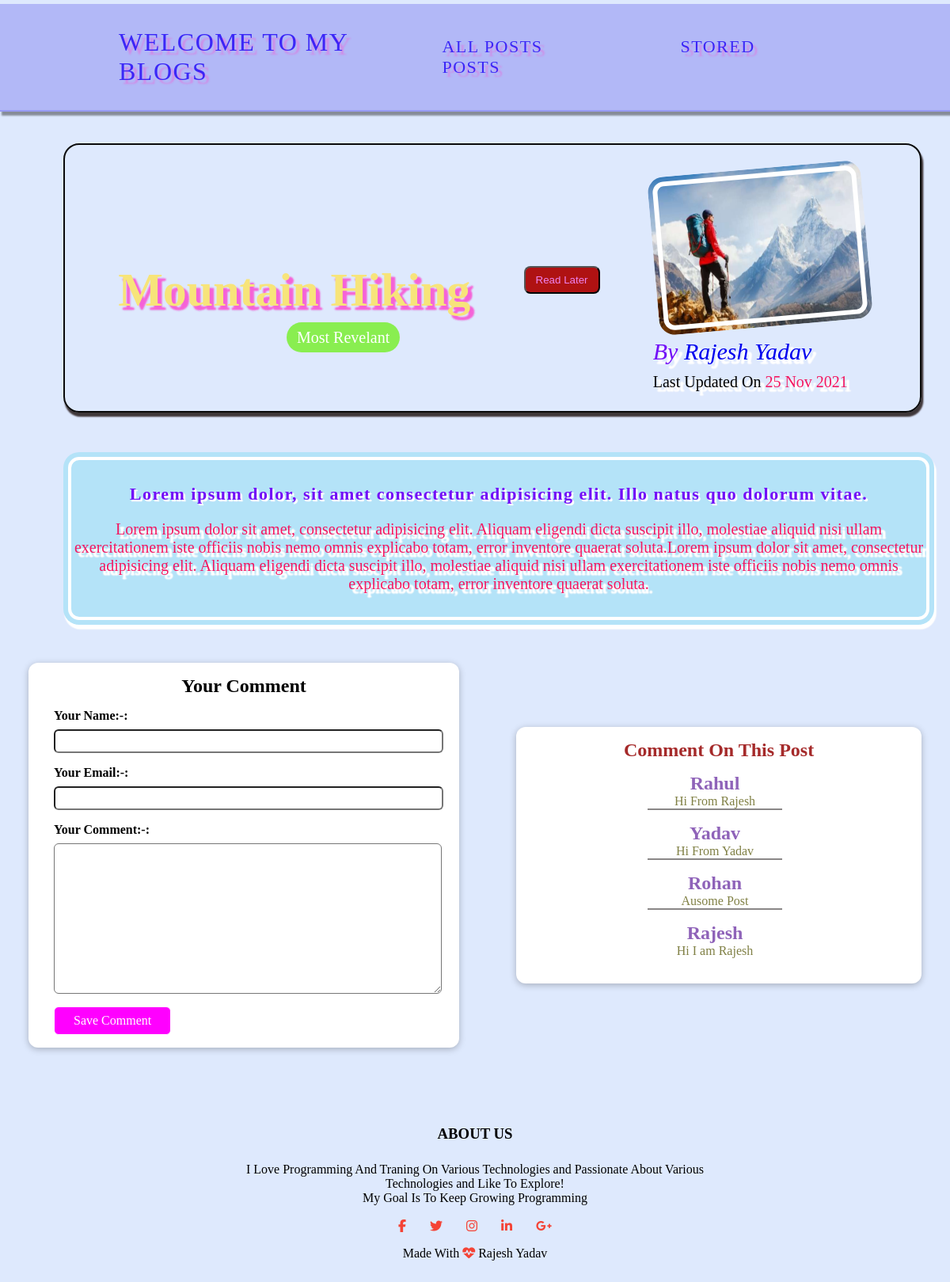
/posts/hike-in-the-mountain, run on the app's committed database.
### blog/models.py (models this page shows, shortened)
class Post(models.Model):
    title = models.CharField(max_length=100)
    excerpt = models.CharField(max_length=250)
    image = models.ImageField(upload_to = "posts" ,null=True)
    date =  models.DateField(auto_now=True)
    slug = models.SlugField(unique=True, db_index=True)
    content = models.TextField(validators=[MinLengthValidator(10)])
    author = models.ForeignKey(Author, on_delete=models.SET_NULL, null=True, related_name="posts")
    tag = models.ManyToManyField(Tag)

class Tag(models.Model):
    caption = models.CharField(max_length=20)

class Author(models.Model):
    first_name = models.CharField(max_length=100)
    last_name = models.CharField(max_length=100)
    email = models.EmailField()
    def full_name(self):
        return f"{self.first_name}  {self.last_name}"
    def __str__(self):
        return self.full_name()

class Comment(models.Model):
    user_name = models.CharField(max_length=100)
    user_email = models.EmailField()
    text = models.TextField(max_length=400)
    post = models.ForeignKey(Post,on_delete=models.CASCADE,related_name="comments")

### blog/views.py (the view, shortened to what this page needs)
# urls.py: path('posts/<slug:slug>', views.SinglePostView.as_view(), name="posts-detailed-page"),
class SinglePostView(View):
    template_name = "blog/posts_detailed.html"
    model = Post
    def get(self,request,slug):
        post = Post.objects.get(slug=slug)
        context={
            "post":post,
            "post_tag":post.tag.all(),
            "comment_form":CommentForm(),
            "comments":post.comments.all().order_by("-id")
        }
        return render(request,"blog/posts_detailed.html",context)

### blog/forms.py
class CommentForm(forms.ModelForm):
    class Meta:
        model=Comment
        exclude=["post"]
        labels={
            "user_name":"Your Name:-",
            "user_email":"Your Email:-",
            "text":"Your Comment:-"
        }

### blog/templates/blog/posts_detailed.html (shortened to what this page needs)
{% extends 'base.html' %}
{% load static %}
{% block css_File %}
<link rel="stylesheet" href="{% static "blog/post_detailed.css" %}"/>
{% endblock css_File %}
{% block content %}
<section id="summary">
    <h2>{{post.title}}</h2>
    <div class="tags">
    {% for tag in post_tag %}
        <span>{{tag.caption}}</span>
    {% endfor %}
    </div>
    <div id="read_later">
        <form action="{% url 'read-later' %}" method="POST">
            <button id="read_later_button">Read Later</button>
        </form>
    </div>
    <article>
        <img src="{{post.image.url}}" alt="{{post.title}}">
        <address> By <a href="mailto:{{post.author.email}}">{{post.author}}</a></address>
        <div>Last Updated On <time>{{post.date|date:"d M Y"}}</time> </div>
    </article>
</section>
<main class="content_box">
    <h3>{{post.excerpt}}</h3>
    <p>{{post.content|linebreaks}}</p>
</main>
<div id="Comment_Box">
<section id="comment-form">
    <h2>Your Comment</h2>
    <form method="POST" action="{% url 'posts-detailed-page' post.slug %}">
        {% for form_field in comment_form %}
        <div class="form-control {% if form_field.errors %}invalid{% endif %}">
            {{form_field.label_tag}}
            {{form_field}}
        </div>
        {% endfor %}
        <button type="submit">Save Comment</button>
    </form>
</section>
<section id="comments">
    <ul>
        {% if comments %}
        <h1>Comment On This Post</h1>
            {% for comment in comments %}
                <li>
                    <h2>{{comment.user_name}}</h2>
                    <p>{{comment.text | linebreaks}}</p>
                </li>
            {% endfor %}
        {% else %}
                <h2>No Comments For This Post</h2>
        {% endif %}
    </ul>
</section>
</div>
{% endblock content %}

### templates/base.html (shortened to what this page needs)
{% load static %}
<!DOCTYPE html>
<html lang="en">
<head>
    <link rel="stylesheet" href="{% static "blog/base.css" %}"/>
    {% block css_File %}     {% endblock css_File %}
</head>
<body>
    <header class="navbars">
        <h1><a href="{% url 'starting-page' %}">Welcome To My Blogs</a></h1>
        <nav>
            <a href="{% url 'posts-page' %}">All Posts</a>
            <a href="{% url 'read-later' %}">Stored Posts</a>
        </nav>
    </header>
    {% block content %}
    {% endblock content %}
    <footer id="footer">
        <h3> ABOUT US </h3>
        <p>I Love Programming And Traning On Various Technologies and Passionate About Various <br> Technologies and Like To Explore!</p>
        <p class="para">My Goal Is To Keep Growing Programming</p>
        <div class="icons">
            <i class="fa fa-facebook"></i>
            <i class="fa fa-twitter"></i>
            <i class="fa fa-instagram"></i>
            <i class="fa fa-linkedin"></i>
            <i class="fa fa-google-plus"></i>
            <p>Made With <i class="fas fa-heartbeat"></i> Rajesh Yadav</p>
        </div>
    </footer>
</body>
</html>

### blog/static/blog/base.css (style rules this page uses)
#footer { text-align: center; width: 100%; padding: 30px 0; border-radius: 200px; }
#footer h3 { margin-bottom: 25px; margin-top: 20px; font-weight: 600; }
.icons .fa { color: #f44336; margin: 0 13px; cursor: pointer; padding: 18px 0; }
.icons .fa-heartbeat { color: #f44336; }

### data on the page
Post: title "Mountain Hiking", image (picture), author "Rajesh Yadav", date "25 Nov 2021", excerpt "Lorem ipsum dolor, sit amet consectetur adipisicing elit. Illo natus quo dolorum vitae.", content "Lorem ipsum dolor sit amet, consectetur adipisicing elit. Aliquam eligendi dicta suscipit illo, molestiae aliquid nisi ullam exercitationem iste officiis nobis nemo omnis explicabo totam, error inventore quaerat soluta.Lorem ipsum dolor sit amet, consectetur adipisicing elit. Aliquam eligendi dicta suscipit illo, molestiae aliquid nisi ullam exercitationem iste officiis nobis nemo omnis explicabo totam, error inventore quaerat soluta."
Tag: caption "Most Revelant"
Comment: user_name "Rahul", text "Hi From Rajesh"
Comment: user_name "Yadav", text "Hi From Yadav"
Comment: user_name "Rohan", text "Ausome Post"
Comment: user_name "Rajesh", text "Hi I am Rajesh"
